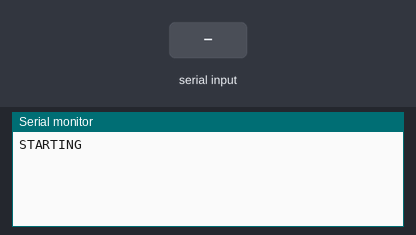
A sketch run on a simulated ESP32. Parts: the last lines printed to the serial monitor. The test bench sets the inputs (shaded band).

Above: at 1.2 s.
1.3 s: "*\n" received over the second serial link
At 2.5 s:
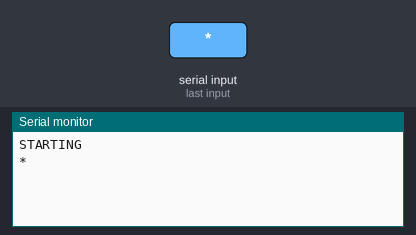
2.8 s: "1\n" received over the second serial link
At 4.0 s:
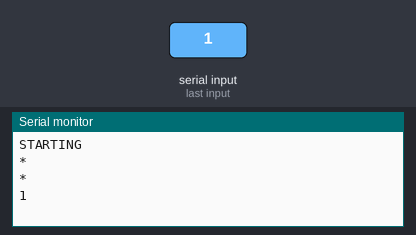

The sketch:

SerialTest_RS232_recieve.ino
```cpp
//Dummy program to simulate rs232 answers from the H-Cell


HardwareSerial SerialH(2);


void setup() {
  Serial.begin(9600);
  SerialH.begin(115200, SERIAL_8N1, 16, 17);  //Baudrate, Protocol, RX, TX

  Serial.println("STARTING");
}


String cmd;
bool cmdRDY = false;
void loop() {
  if (SerialH.available()) {
    char tmp = SerialH.read();
    if (tmp == '*') cmd = "";
    else if (tmp == '\n') cmdRDY = true;

    cmd += tmp;
  }


  if (cmdRDY) {

    Serial.println(cmd);
    cmdRDY = false;

    if (cmd == "*Idn?\n") {
      SerialH.print("42069");
      Serial.println("Sending SerialNR");
    } else if (cmd == "*Vol?\n") {
      SerialH.print("14");
      Serial.println("Sending voltage");
    } else if (cmd == "*Amp?\n") {
      SerialH.print("24");
      Serial.println("Sending amperage");
    }
  }
}
```

Measured:
- after the input at 1.3 s, the serial monitor: prints a new line at once (image 1)
- after the input at 2.8 s, the serial monitor: prints a new line at once (image 2)
